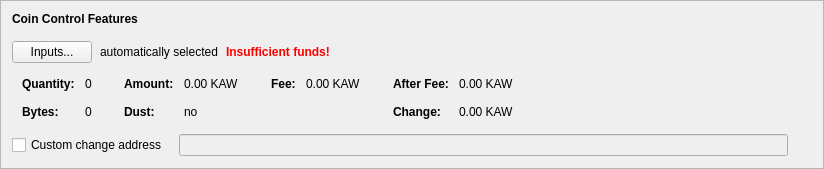
      <widget class="QFrame" name="frameCoinControl">
       <property name="sizePolicy">
        <sizepolicy hsizetype="Preferred" vsizetype="Fixed">
         <horstretch>0</horstretch>
         <verstretch>0</verstretch>
        </sizepolicy>
       </property>
       <property name="frameShape">
        <enum>QFrame::StyledPanel</enum>
       </property>
       <property name="frameShadow">
        <enum>QFrame::Raised</enum>
       </property>
       <layout class="QVBoxLayout" name="verticalLayout_4">
        <item>
         <layout class="QVBoxLayout" name="verticalLayoutCoinControl" stretch="0,0,0,0,0">
          <property name="spacing">
           <number>0</number>
          </property>
          <property name="sizeConstraint">
           <enum>QLayout::SetDefaultConstraint</enum>
          </property>
          <property name="leftMargin">
           <number>0</number>
          </property>
          <property name="topMargin">
           <number>0</number>
          </property>
          <item>
           <layout class="QHBoxLayout" name="horizontalLayoutCoinControl1">
            <property name="bottomMargin">
             <number>15</number>
            </property>
            <item>
             <widget class="QLabel" name="labelCoinControlFeatures">
              <property name="sizePolicy">
               <sizepolicy hsizetype="Preferred" vsizetype="Maximum">
                <horstretch>0</horstretch>
                <verstretch>0</verstretch>
               </sizepolicy>
              </property>
              <property name="font">
               <font>
                <weight>75</weight>
                <bold>true</bold>
               </font>
              </property>
              <property name="styleSheet">
               <string notr="true">font-weight:bold;</string>
              </property>
              <property name="text">
               <string>Coin Control Features</string>
              </property>
             </widget>
            </item>
           </layout>
          </item>
          <item>
           <layout class="QHBoxLayout" name="horizontalLayoutCoinControl2" stretch="0,0,0,0">
            <property name="spacing">
             <number>8</number>
            </property>
            <property name="bottomMargin">
             <number>10</number>
            </property>
            <item>
             <widget class="QPushButton" name="pushButtonCoinControl">
              <property name="styleSheet">
               <string notr="true"/>
              </property>
              <property name="text">
               <string>Inputs...</string>
              </property>
              <property name="autoDefault">
               <bool>false</bool>
              </property>
             </widget>
            </item>
            <item>
             <widget class="QLabel" name="labelCoinControlAutomaticallySelected">
              <property name="text">
               <string>automatically selected</string>
              </property>
              <property name="margin">
               <number>5</number>
              </property>
             </widget>
            </item>
            <item>
             <widget class="QLabel" name="labelCoinControlInsuffFunds">
              <property name="font">
               <font>
                <weight>75</weight>
                <bold>true</bold>
               </font>
              </property>
              <property name="styleSheet">
               <string notr="true">color:red;font-weight:bold;</string>
              </property>
              <property name="text">
               <string>Insufficient funds!</string>
              </property>
              <property name="margin">
               <number>5</number>
              </property>
             </widget>
            </item>
            <item>
             <spacer name="horizontalSpacerCoinControl">
              <property name="orientation">
               <enum>Qt::Horizontal</enum>
              </property>
              <property name="sizeHint" stdset="0">
               <size>
                <width>40</width>
                <height>1</height>
               </size>
              </property>
             </spacer>
            </item>
           </layout>
          </item>
          <item>
           <widget class="QWidget" name="widgetCoinControl" native="true">
            <property name="sizePolicy">
             <sizepolicy hsizetype="Preferred" vsizetype="Preferred">
              <horstretch>0</horstretch>
              <verstretch>0</verstretch>
             </sizepolicy>
            </property>
            <property name="minimumSize">
             <size>
              <width>0</width>
              <height>0</height>
             </size>
            </property>
            <property name="styleSheet">
             <string notr="true"/>
            </property>
            <layout class="QHBoxLayout" name="horizontalLayoutCoinControl5">
             <property name="leftMargin">
              <number>0</number>
             </property>
             <property name="topMargin">
              <number>0</number>
             </property>
             <property name="rightMargin">
              <number>0</number>
             </property>
             <property name="bottomMargin">
              <number>0</number>
             </property>
             <item>
              <layout class="QHBoxLayout" name="horizontalLayoutCoinControl3" stretch="0,0,0,1">
               <property name="spacing">
                <number>20</number>
               </property>
               <property name="topMargin">
                <number>0</number>
               </property>
               <property name="bottomMargin">
                <number>10</number>
               </property>
               <item>
                <layout class="QFormLayout" name="formLayoutCoinControl1">
                 <property name="horizontalSpacing">
                  <number>10</number>
                 </property>
                 <property name="verticalSpacing">
                  <number>14</number>
                 </property>
                 <property name="leftMargin">
                  <number>10</number>
                 </property>
                 <property name="topMargin">
                  <number>4</number>
                 </property>
                 <property name="rightMargin">
                  <number>6</number>
                 </property>
                 <item row="0" column="0">
                  <widget class="QLabel" name="labelCoinControlQuantityText">
                   <property name="font">
                    <font>
                     <weight>75</weight>
                     <bold>true</bold>
                    </font>
                   </property>
                   <property name="text">
                    <string>Quantity:</string>
                   </property>
                   <property name="margin">
                    <number>0</number>
                   </property>
                  </widget>
                 </item>
                 <item row="0" column="1">
                  <widget class="QLabel" name="labelCoinControlQuantity">
                   <property name="cursor">
                    <cursorShape>IBeamCursor</cursorShape>
                   </property>
                   <property name="contextMenuPolicy">
                    <enum>Qt::ActionsContextMenu</enum>
                   </property>
                   <property name="text">
                    <string notr="true">0</string>
                   </property>
                   <property name="margin">
                    <number>0</number>
                   </property>
                   <property name="textInteractionFlags">
                    <set>Qt::LinksAccessibleByMouse|Qt::TextSelectableByKeyboard|Qt::TextSelectableByMouse</set>
                   </property>
                  </widget>
                 </item>
                 <item row="1" column="0">
                  <widget class="QLabel" name="labelCoinControlBytesText">
                   <property name="font">
                    <font>
                     <weight>75</weight>
                     <bold>true</bold>
                    </font>
                   </property>
                   <property name="text">
                    <string>Bytes:</string>
                   </property>
                  </widget>
                 </item>
                 <item row="1" column="1">
                  <widget class="QLabel" name="labelCoinControlBytes">
                   <property name="cursor">
                    <cursorShape>IBeamCursor</cursorShape>
                   </property>
                   <property name="contextMenuPolicy">
                    <enum>Qt::ActionsContextMenu</enum>
                   </property>
                   <property name="text">
                    <string notr="true">0</string>
                   </property>
                   <property name="textInteractionFlags">
                    <set>Qt::LinksAccessibleByMouse|Qt::TextSelectableByKeyboard|Qt::TextSelectableByMouse</set>
                   </property>
                  </widget>
                 </item>
                </layout>
               </item>
               <item>
                <layout class="QFormLayout" name="formLayoutCoinControl2">
                 <property name="horizontalSpacing">
                  <number>10</number>
                 </property>
                 <property name="verticalSpacing">
                  <number>14</number>
                 </property>
                 <property name="leftMargin">
                  <number>6</number>
                 </property>
                 <property name="topMargin">
                  <number>4</number>
                 </property>
                 <property name="rightMargin">
                  <number>6</number>
                 </property>
                 <item row="0" column="0">
                  <widget class="QLabel" name="labelCoinControlAmountText">
                   <property name="font">
                    <font>
                     <weight>75</weight>
                     <bold>true</bold>
                    </font>
                   </property>
                   <property name="text">
                    <string>Amount:</string>
                   </property>
                   <property name="margin">
                    <number>0</number>
                   </property>
                  </widget>
                 </item>
                 <item row="0" column="1">
                  <widget class="QLabel" name="labelCoinControlAmount">
                   <property name="cursor">
                    <cursorShape>IBeamCursor</cursorShape>
                   </property>
                   <property name="contextMenuPolicy">
                    <enum>Qt::ActionsContextMenu</enum>
                   </property>
                   <property name="text">
                    <string notr="true">0.00 KAW</string>
                   </property>
                   <property name="textInteractionFlags">
                    <set>Qt::LinksAccessibleByMouse|Qt::TextSelectableByKeyboard|Qt::TextSelectableByMouse</set>
                   </property>
                  </widget>
                 </item>
                 <item row="1" column="0">
                  <widget class="QLabel" name="labelCoinControlLowOutputText">
                   <property name="font">
                    <font>
                     <weight>75</weight>
                     <bold>true</bold>
                    </font>
                   </property>
                   <property name="text">
                    <string>Dust:</string>
                   </property>
                  </widget>
                 </item>
                 <item row="1" column="1">
                  <widget class="QLabel" name="labelCoinControlLowOutput">
                   <property name="cursor">
                    <cursorShape>IBeamCursor</cursorShape>
                   </property>
                   <property name="contextMenuPolicy">
                    <enum>Qt::ActionsContextMenu</enum>
                   </property>
                   <property name="text">
                    <string notr="true">no</string>
                   </property>
                   <property name="textInteractionFlags">
                    <set>Qt::LinksAccessibleByMouse|Qt::TextSelectableByKeyboard|Qt::TextSelectableByMouse</set>
                   </property>
                  </widget>
                 </item>
                </layout>
               </item>
               <item>
                <layout class="QFormLayout" name="formLayoutCoinControl3">
                 <property name="horizontalSpacing">
                  <number>10</number>
                 </property>
                 <property name="verticalSpacing">
                  <number>14</number>
                 </property>
                 <property name="leftMargin">
                  <number>6</number>
                 </property>
                 <property name="topMargin">
                  <number>4</number>
                 </property>
                 <property name="rightMargin">
                  <number>6</number>
                 </property>
                 <item row="0" column="0">
                  <widget class="QLabel" name="labelCoinControlFeeText">
                   <property name="font">
                    <font>
                     <weight>75</weight>
                     <bold>true</bold>
                    </font>
                   </property>
                   <property name="text">
                    <string>Fee:</string>
                   </property>
                   <property name="margin">
                    <number>0</number>
                   </property>
                  </widget>
                 </item>
                 <item row="0" column="1">
                  <widget class="QLabel" name="labelCoinControlFee">
                   <property name="cursor">
                    <cursorShape>IBeamCursor</cursorShape>
                   </property>
                   <property name="contextMenuPolicy">
                    <enum>Qt::ActionsContextMenu</enum>
                   </property>
                   <property name="text">
                    <string notr="true">0.00 KAW</string>
                   </property>
                   <property name="textInteractionFlags">
                    <set>Qt::LinksAccessibleByMouse|Qt::TextSelectableByKeyboard|Qt::TextSelectableByMouse</set>
                   </property>
                  </widget>
                 </item>
                </layout>
               </item>
               <item>
                <layout class="QFormLayout" name="formLayoutCoinControl4">
                 <property name="horizontalSpacing">
                  <number>10</number>
                 </property>
                 <property name="verticalSpacing">
                  <number>14</number>
                 </property>
                 <property name="leftMargin">
                  <number>6</number>
                 </property>
                 <property name="topMargin">
                  <number>4</number>
                 </property>
                 <property name="rightMargin">
                  <number>6</number>
                 </property>
                 <item row="0" column="0">
                  <widget class="QLabel" name="labelCoinControlAfterFeeText">
                   <property name="font">
                    <font>
                     <weight>75</weight>
                     <bold>true</bold>
                    </font>
                   </property>
                   <property name="text">
                    <string>After Fee:</string>
                   </property>
                   <property name="margin">
                    <number>0</number>
                   </property>
                  </widget>
                 </item>
                 <item row="0" column="1">
                  <widget class="QLabel" name="labelCoinControlAfterFee">
                   <property name="cursor">
                    <cursorShape>IBeamCursor</cursorShape>
                   </property>
                   <property name="contextMenuPolicy">
                    <enum>Qt::ActionsContextMenu</enum>
                   </property>
                   <property name="text">
                    <string notr="true">0.00 KAW</string>
                   </property>
                   <property name="textInteractionFlags">
                    <set>Qt::LinksAccessibleByMouse|Qt::TextSelectableByKeyboard|Qt::TextSelectableByMouse</set>
                   </property>
                  </widget>
                 </item>
                 <item row="1" column="0">
                  <widget class="QLabel" name="labelCoinControlChangeText">
                   <property name="font">
                    <font>
                     <weight>75</weight>
                     <bold>true</bold>
                    </font>
                   </property>
                   <property name="text">
                    <string>Change:</string>
                   </property>
                  </widget>
                 </item>
                 <item row="1" column="1">
                  <widget class="QLabel" name="labelCoinControlChange">
                   <property name="cursor">
                    <cursorShape>IBeamCursor</cursorShape>
                   </property>
                   <property name="contextMenuPolicy">
                    <enum>Qt::ActionsContextMenu</enum>
                   </property>
                   <property name="text">
                    <string notr="true">0.00 KAW</string>
                   </property>
                   <property name="textInteractionFlags">
                    <set>Qt::LinksAccessibleByMouse|Qt::TextSelectableByKeyboard|Qt::TextSelectableByMouse</set>
                   </property>
                  </widget>
                 </item>
                </layout>
               </item>
              </layout>
             </item>
            </layout>
           </widget>
          </item>
          <item>
           <layout class="QHBoxLayout" name="horizontalLayoutCoinControl4" stretch="0,0,0">
            <property name="spacing">
             <number>12</number>
            </property>
            <property name="sizeConstraint">
             <enum>QLayout::SetDefaultConstraint</enum>
            </property>
            <property name="topMargin">
             <number>5</number>
            </property>
            <property name="rightMargin">
             <number>5</number>
            </property>
            <item>
             <widget class="QCheckBox" name="checkBoxCoinControlChange">
              <property name="toolTip">
               <string>If this is activated, but the change address is empty or invalid, change will be sent to a newly generated address.</string>
              </property>
              <property name="text">
               <string>Custom change address</string>
              </property>
             </widget>
            </item>
            <item>
             <widget class="QValidatedLineEdit" name="lineEditCoinControlChange">
              <property name="enabled">
               <bool>false</bool>
              </property>
              <property name="sizePolicy">
               <sizepolicy hsizetype="Expanding" vsizetype="Fixed">
                <horstretch>0</horstretch>
                <verstretch>0</verstretch>
               </sizepolicy>
              </property>
             </widget>
            </item>
            <item>
             <widget class="QLabel" name="labelCoinControlChangeLabel">
              <property name="sizePolicy">
               <sizepolicy hsizetype="Preferred" vsizetype="Expanding">
                <horstretch>0</horstretch>
                <verstretch>0</verstretch>
               </sizepolicy>
              </property>
              <property name="minimumSize">
               <size>
                <width>0</width>
                <height>0</height>
               </size>
              </property>
              <property name="text">
               <string/>
              </property>
              <property name="margin">
               <number>3</number>
              </property>
             </widget>
            </item>
           </layout>
          </item>
          <item>
           <spacer name="verticalSpacerCoinControl">
            <property name="orientation">
             <enum>Qt::Vertical</enum>
            </property>
            <property name="sizeType">
             <enum>QSizePolicy::Expanding</enum>
            </property>
            <property name="sizeHint" stdset="0">
             <size>
              <width>800</width>
              <height>1</height>
             </size>
            </property>
           </spacer>
          </item>
         </layout>
        </item>
       </layout>
      </widget>
